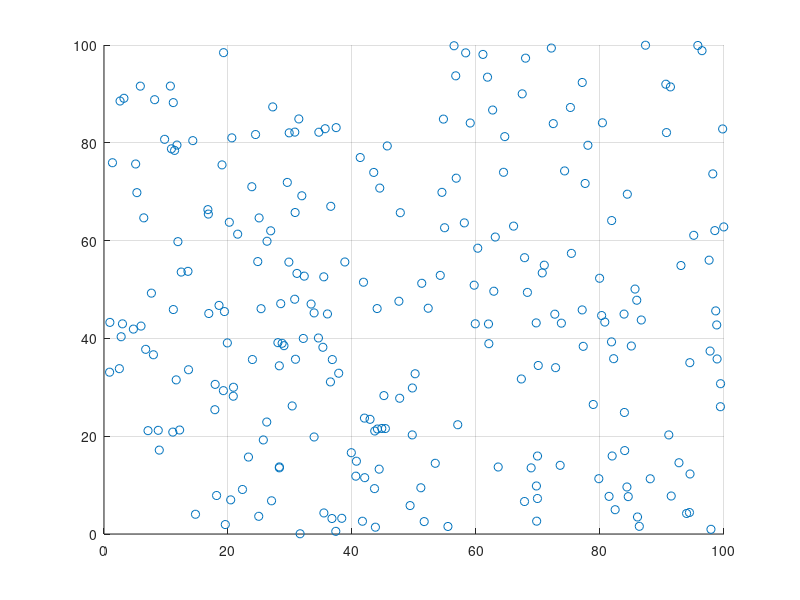

This chart was generated by the following MATLAB code:
clear all;
%%% Part1 %%%
Lambda = 234;  % Lambda:poisson(Lambda)
u = unifrnd(0,1);
pointNums = 0;
while u >= exp(-Lambda)%判定条件
    u = u * unifrnd(0,1);
    pointNums = pointNums+1;
end 
%获取点个数

%%% Part2 %%%
a = 0; b = 100;
c = 0; d = 100; %取[0,100]*[0,100]的布点区域；
Nall = pointNums;
A = zeros(pointNums, 1);
B = zeros(pointNums, 1);
while pointNums > 0         %scatter in the [0,100]*[0,100]
    pointNums = pointNums - 1;
    u1 = unifrnd(0,1);
    A(Nall-pointNums) = (b-a)*u1;
    u2 = unifrnd(0,1);
    B(Nall-pointNums) = (d-c)*u2;
    figure(1)
    %u3 = unifrnd(0,1);
    %plot3(A(Nall-M),B(Nall-M),C(Nall-M),'r^');
    %hold on;
    %plot(A(Nall-pointNums),B(Nall-pointNums),'b.')
end
scatter(A, B, 'b.');
grid on;